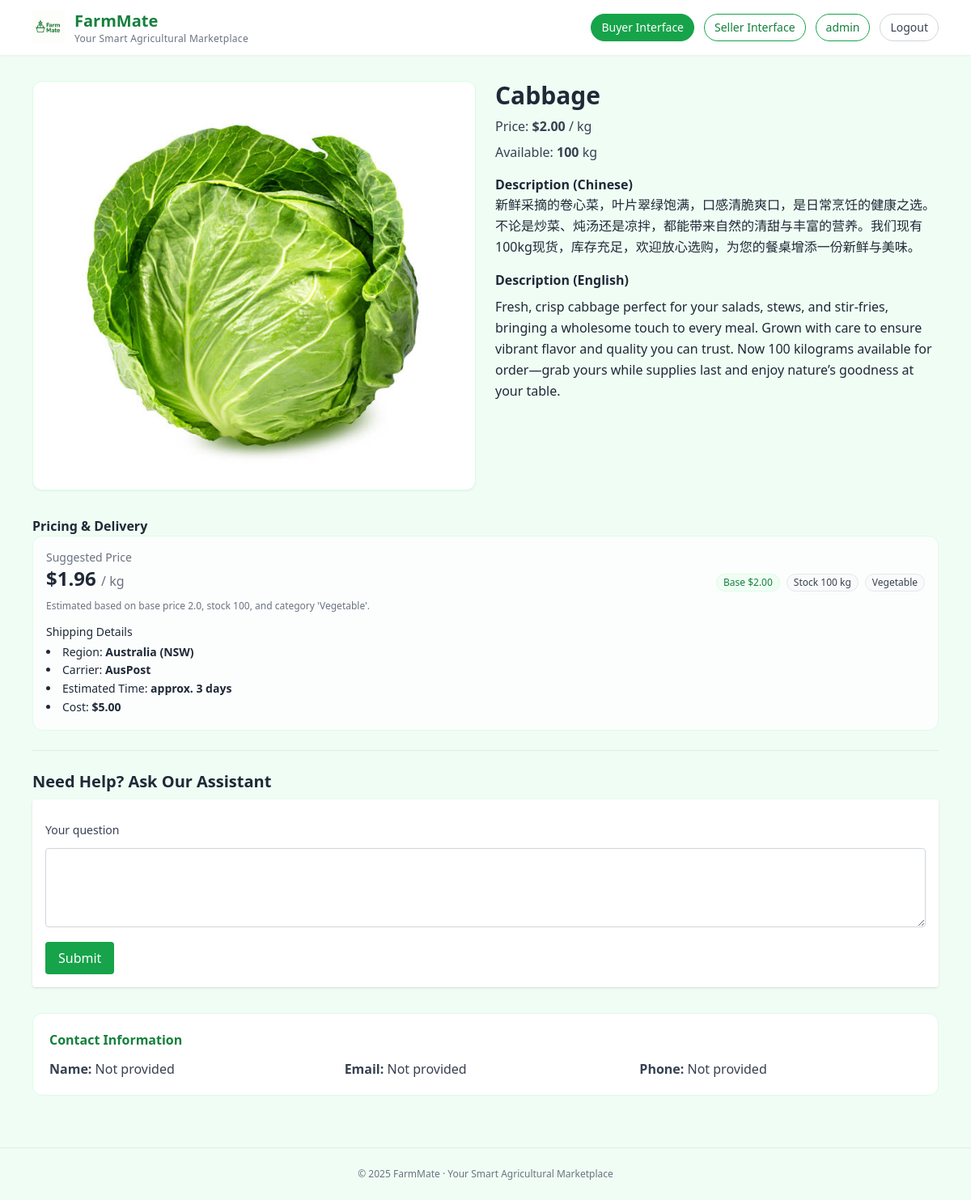
Screenshot of /buy/products/7/ (signed in) with the database file from the repository.
### accounts/models.py (models this page shows, shortened)
class User(AbstractUser):
    class Role(models.TextChoices):
        SELLER = "SELLER", "Seller"
        BUYER = "BUYER", "Buyer"
    role = models.CharField(max_length=10, choices=Role.choices, default=Role.BUYER)

### products/models.py (models this page shows, shortened)
class Product(models.Model):
    supplier = models.ForeignKey(SupplierProfile, on_delete=models.CASCADE, related_name="products")
    name = models.CharField(max_length=200)
    category = models.CharField(max_length=100, blank=True)
    unit = models.CharField(max_length=50, default="kg")
    stock = models.PositiveIntegerField(default=0)
    base_price = models.DecimalField(max_digits=10, decimal_places=2, default=0)
    ai_description_en = models.TextField(blank=True)
    ai_description_zh = models.TextField(blank=True)
    created_at = models.DateTimeField(auto_now_add=True)
    image = models.ImageField(upload_to="products/", blank=True, null=True)
    is_active = models.BooleanField(default=True, verbose_name="Active (listed)")
    purchase_link = models.URLField(blank=True, null=True, verbose_name="Purchase Link")
    class Meta:
        verbose_name = "Product"
        verbose_name_plural = "Products"
        ordering = ["-created_at", "id"]
        indexes = [
            models.Index(fields=["supplier"]),
            models.Index(fields=["name"]),
            models.Index(fields=["category"]),
            models.Index(fields=["is_active"]),
        ]

class SupplierProfile(models.Model):
    user = models.OneToOneField(settings.AUTH_USER_MODEL, on_delete=models.CASCADE)
    company_name = models.CharField(max_length=200)
    contact_name = models.CharField(max_length=100, blank=True)
    phone = models.CharField(max_length=50, blank=True)
    email = models.EmailField(blank=True)
    address = models.CharField(max_length=255, blank=True)
    description = models.TextField(blank=True)
    logo = models.ImageField(upload_to="logos/", blank=True, null=True)
    business_license = models.FileField(upload_to="licenses/", blank=True, null=True)
    class Meta:
        verbose_name = "Supplier profile"
        verbose_name_plural = "Supplier profiles"
        ordering = ["company_name", "id"]

### pricing/models.py (models this page shows, shortened)
class PriceSuggestion(models.Model):
    product = models.ForeignKey(Product, on_delete=models.CASCADE, related_name="price_suggestions")
    suggested_price = models.DecimalField(max_digits=10, decimal_places=2)
    rationale = models.TextField(blank=True)
    created_at = models.DateTimeField(auto_now_add=True)
    class Meta:
        ordering = ["-created_at"]
        verbose_name = "Price suggestion"
        verbose_name_plural = "Price suggestions"

class LogisticsInfo(models.Model):
    product = models.ForeignKey(Product, on_delete=models.CASCADE, related_name="logistics")
    region = models.CharField(max_length=100)
    carrier = models.CharField(max_length=100, blank=True)
    estimated_days = models.PositiveIntegerField(default=7)
    cost_estimate = models.DecimalField(max_digits=10, decimal_places=2, default=0)
    class Meta:
        ordering = ["product", "region"]
        verbose_name = "Logistics info"
        verbose_name_plural = "Logistics infos"
        indexes = [
            models.Index(fields=["product"]),
            models.Index(fields=["region"]),
        ]

### products/views.py (the view)
# urls.py: path('buy/products/<int:pk>/', product_detail, name='product-detail'),
def product_detail(request, pk):
    p = get_object_or_404(Product.objects.select_related("supplier"), pk=pk)
    if not p.is_active:
        raise Http404("Product is inactive")
    unit = p.unit or "kg"
    sp = getattr(p, "supplier", None)
    seller_bits = []
    if sp:
        if sp.company_name:
            seller_bits.append(f"Company: {sp.company_name}")
        if sp.contact_name:
            seller_bits.append(f"Contact name: {sp.contact_name}")
        if sp.email:
            seller_bits.append(f"Email: {sp.email}")
        if sp.phone:
            seller_bits.append(f"Phone: {sp.phone}")
        if sp.address:
            seller_bits.append(f"Address: {sp.address}")
    seller_info = "Seller info: " + ("; ".join(seller_bits) if seller_bits else "Not provided")
    lg_last = p.logistics.last() if hasattr(p, "logistics") else None
    logistics_info = ""
    if lg_last:
        logistics_info = (
            f"Shipping: region {lg_last.region}, carrier {lg_last.carrier}, "
            f"ETA approx. {lg_last.estimated_days} days, cost ${lg_last.cost_estimate}"
        )
    ctx_parts = [
        f"Product: {p.name}",
        f"Base price: {p.base_price} per {unit}",
        f"Stock: {p.stock} {unit}",
        f"Category: {p.category}" if p.category else "",
        f"Description (English): {p.ai_description_en or ''}",
        f"Description (Chinese): {p.ai_description_zh or ''}",
        seller_info,
        logistics_info,
    ]
    product_context = "\n".join([x for x in ctx_parts if x])
    product_context = Truncator(product_context).chars(3500)
    ai_answer = None
    form = QuestionForm(request.POST or None)
    if request.method == "POST" and form.is_valid():
        q = form.cleaned_data["question"]
        ai = LLMClient()
        ai_answer = ai.answer_question(q, product_context)
    return render(
        request,
        "buyer/product_detail.html",
        {"p": p, "form": form, "ai_answer": ai_answer},
    )

### qa/forms.py
class QuestionForm(forms.Form):
    question = forms.CharField(label='向AI提问（价格/物流/库存等）', max_length=300)

### templates/buyer/product_detail.html (shortened to what this page needs)
{% extends "_base.html" %}
{% block content %}
  <div class="grid md:grid-cols-12 gap-6">
    <div class="md:col-span-6">
      {% if p.image %}
        <div class="bg-white border border-green-100 rounded-xl p-3 shadow-sm">
          <img
            src="{{ p.image.url }}"
            alt="{{ p.name }}"
            class="w-full h-[480px] object-cover rounded-lg"
          >
        </div>
      {% endif %}
    </div>
    <div class="md:col-span-6">
      <h2 class="text-3xl font-bold mb-2">{{ p.name }}</h2>
      <p class="text-gray-700 mb-2">
        Price: <strong>${{ p.base_price }}</strong> / {{ p.unit|default:"kg" }}
      </p>
      <p class="text-gray-700 mb-4">
        Available: <strong>{{ p.stock }}</strong> {{ p.unit|default:"kg" }}
      </p>
      <h3 class="font-semibold mt-4">Description (Chinese)</h3>
      <p class="text-left leading-relaxed">
        {{ p.ai_description_zh|default:"Not generated yet" }}
      </p>
      <h3 class="font-semibold mt-4">Description (English)</h3>
      <p class="text-left leading-relaxed mt-2">
        {{ p.ai_description_en|default:"Not generated yet" }}
      </p>
    </div>
    <div class="md:col-span-12">
      <h3 class="font-semibold mt-2">Pricing & Delivery</h3>
      <div class="bg-white/80 border border-green-100 rounded-xl p-4">
        {% with ps=p.price_suggestions.last lg=p.logistics.last %}
          {% if ps or lg %}
            {% if ps %}
            <div class="flex flex-wrap items-end justify-between gap-3">
              <div>
                <div class="text-sm text-gray-500">Suggested Price</div>
                <div class="text-2xl font-semibold">
                  ${{ ps.suggested_price }}
                  <span class="text-base font-normal text-gray-500">/ {{ p.unit|default:"kg" }}</span>
                </div>
              </div>
              <div class="flex flex-wrap gap-2">
                <span class="px-2 py-0.5 text-xs rounded-full bg-green-50 text-green-700 border border-green-100">
                  Base ${{ p.base_price }}
                </span>
                <span class="px-2 py-0.5 text-xs rounded-full bg-gray-50 text-gray-700 border border-gray-200">
                  Stock {{ p.stock }} {{ p.unit|default:"kg" }}
                </span>
                {% if p.category %}
                <span class="px-2 py-0.5 text-xs rounded-full bg-gray-50 text-gray-700 border border-gray-200">
                  {{ p.category }}
                </span>
                {% endif %}
              </div>
            </div>
            {% if ps.rationale %}
            <p class="mt-2 text-xs text-gray-500 leading-relaxed">
              {{ ps.rationale }}
            </p>
            {% endif %}
            {% endif %}
            {% if lg %}
            <div class="mt-3 text-sm">
              <div class="font-medium mb-1">Shipping Details</div>
              <ul class="list-disc list-inside text-gray-800 leading-relaxed">
                <li>Region: <strong>{{ lg.region }}</strong></li>
                <li>Carrier: <strong>{{ lg.carrier }}</strong></li>
                <li>Estimated Time: <strong>approx. {{ lg.estimated_days }} days</strong></li>
                <li>Cost: <strong>${{ lg.cost_estimate }}</strong></li>
              </ul>
            </div>
            {% endif %}
          {% else %}
            <p class="text-sm text-gray-500">No pricing or logistics suggestions available.</p>
          {% endif %}
        {% endwith %}
      </div>
    </div>
  </div>
  <hr class="my-6">
  <h3 class="text-xl font-semibold mb-2">Need Help? Ask Our Assistant</h3>
  <form method="post" class="space-y-3 bg-white p-4 rounded shadow">
    <label class="block text-sm font-medium text-gray-700 mb-1" for="{{ form.question.id_for_label }}">
      Your question
    </label>
    <textarea
      id="{{ form.question.id_for_label }}"
      name="{{ form.question.html_name }}"
      rows="3"
      class="w-full rounded border border-gray-300 p-3 focus:outline-none focus:ring-2 focus:ring-green-500 focus:border-green-500"
    >{{ form.question.value|default_if_none:'' }}</textarea>
    <button class="px-4 py-2 bg-green-600 text-white rounded hover:bg-green-700 transition" type="submit">
      Submit
    </button>
  </form>
  {% if p.supplier %}
  <div class="mt-8 bg-white border border-green-100 rounded-xl p-5">
    <h3 class="font-semibold mb-3 text-green-700">Contact Information</h3>
    <div class="grid md:grid-cols-3 gap-4 text-gray-700">
      <p><strong>Name:</strong> {{ p.supplier.contact_name|default:"Not provided" }}</p>
      <p><strong>Email:</strong> {{ p.supplier.email|default:"Not provided" }}</p>
      <p><strong>Phone:</strong> {{ p.supplier.phone|default:"Not provided" }}</p>
    </div>
  </div>
  {% endif %}
{% endblock %}

### templates/_base.html (shortened to what this page needs)
<!doctype html>
<html lang="en">
<head>
  {% load static %}
  <script src="https://cdn.tailwindcss.com"></script>
</head>
<body class="bg-green-50 text-gray-800 font-sans">
  <header class="bg-white/90 backdrop-blur shadow-sm">
    <div class="max-w-6xl mx-auto px-4 py-3 flex items-center justify-between">
      <a href="/" class="flex items-center gap-3 group">
        <img src="{% static 'images/farmmate_logo.png' %}" alt="FarmMate Logo"
             class="h-10 w-auto transition-transform group-hover:scale-105">
        <div class="leading-tight">
          <span class="text-xl font-bold text-green-700">FarmMate</span>
          <span class="block text-xs text-gray-500 tracking-wide">
            Your Smart Agricultural Marketplace
          </span>
        </div>
      </a>
      {% with current=request.path %}
      <nav class="flex items-center gap-3 text-sm">
        <a href="{% url 'buyer-catalog' %}"
           class="px-3 py-1.5 rounded-full border border-green-600 text-green-700 hover:bg-green-50 transition
           {% if current|slice:':5' == '/buy/' %}bg-green-600 text-white border-green-600 shadow-sm{% endif %}">
          Buyer Interface
        </a>
        <a href="{% url 'seller-dashboard' %}"
           class="px-3 py-1.5 rounded-full border border-green-600 text-green-700 hover:bg-green-50 transition
           ">
          Seller Interface
        </a>
        {% if user.is_authenticated %}
          <a href="{% url 'seller-profile' %}"
             class="px-3 py-1.5 rounded-full border border-green-600 text-green-700 hover:bg-green-50 transition
             {% if current|slice:':16' == '/seller/profile/' %}bg-green-600 text-white border-green-600 shadow-sm{% endif %}">
            {{ user.username }}
          </a>
          <a href="{% url 'logout' %}"
             class="px-3 py-1.5 rounded-full border border-gray-300 text-gray-700 hover:bg-gray-100 transition">
            Logout
          </a>
        {% endif %}
      </nav>
      {% endwith %}
    </div>
  </header>
  <main class="max-w-6xl mx-auto px-4 py-8">
    {% block content %}{% endblock %}
  </main>
  <footer class="text-center text-xs text-gray-500 py-6 border-t border-gray-200 mt-8">
    <p>© 2025 FarmMate · Your Smart Agricultural Marketplace</p>
  </footer>
</body>
</html>

### rows the page displays
User: username "admin"
Product: image (picture), name "Cabbage", base_price "2.00", unit "kg", stock "100", ai_description_zh "新鲜采摘的卷心菜，叶片翠绿饱满，口感清脆爽口，是日常烹饪的健康之选。不论是炒菜、炖汤还是凉拌，都能带来自然的清甜与丰富的营养。我们现有100kg现货，库存充足，欢迎放心选购，为您的餐桌增添一份新鲜与美味。", ai_description_en "Fresh, crisp cabbage perfect for your salads, stews, and stir-fries, bringing a wholesome touch to every meal. Grown with care to ensure vibrant flavor and quality you can trust. Now 100 kilograms available for order—grab yours while supplies last and enjoy nature’s goodness at your table.", category "Vegetable", supplier.contact_name "Not provided", supplier.email "Not provided", supplier.phone "Not provided"
PriceSuggestion: suggested_price "1.96", rationale "Estimated based on base price 2.0, stock 100, and category 'Vegetable'."
LogisticsInfo: region "Australia (NSW)", carrier "AusPost", estimated_days "3", cost_estimate "5.00"
